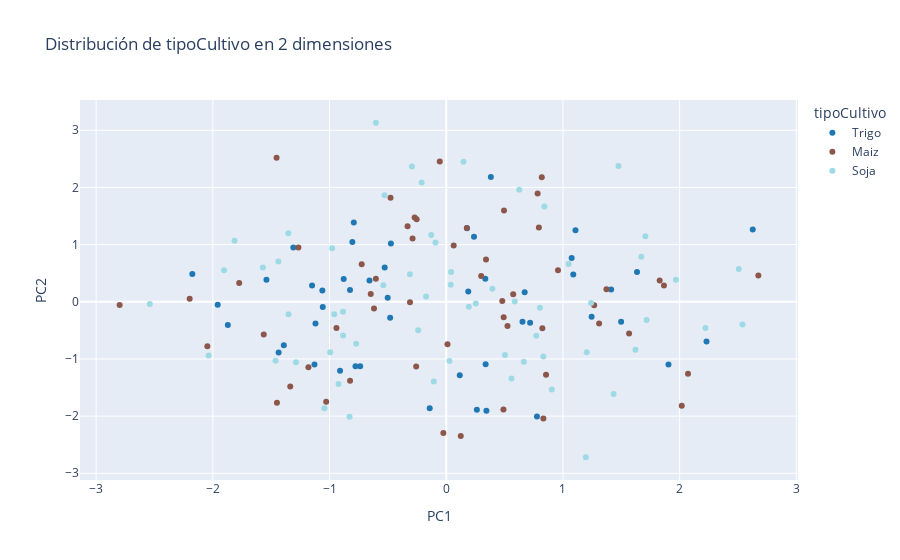

This figure's notebook cell:
### Code cell
features = pca_filtrado.drop(columns=['tipoCultivo']).columns.to_list()

unique_tipoCultivo = pca_filtrado['tipoCultivo'].unique()
num_colors = len(unique_tipoCultivo)
color_palette = plt.get_cmap('tab20', num_colors)

tipoCultivo_color_map = {cultivo: mcolors.to_hex(color_palette(i)) for i,
                         cultivo in enumerate(unique_tipoCultivo)}

fig = px.scatter(pca_features, x=0, y=1, color = pca_filtrado["tipoCultivo"],
                 labels={'0': 'PC1', '1': 'PC2','color': 'tipoCultivo'},
                 color_discrete_map=tipoCultivo_color_map,
                 title="Distribución de tipoCultivo en 2 dimensiones")

fig.show()
